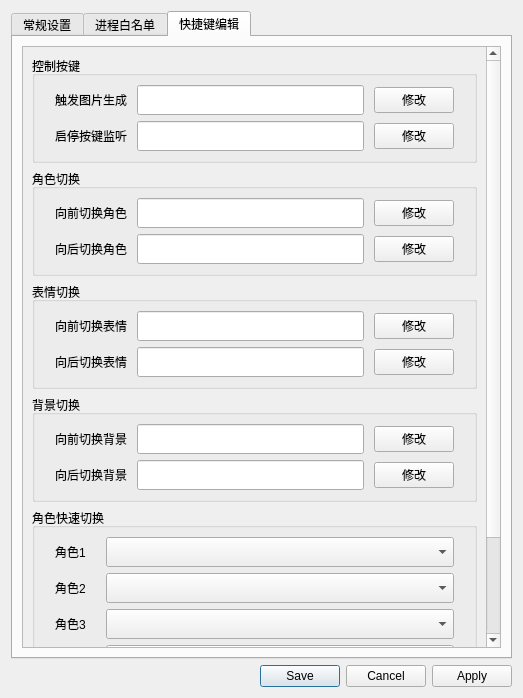
<?xml version="1.0" encoding="UTF-8"?>
<ui version="4.0">
 <class>SettingWindow</class>
 <widget class="QWidget" name="SettingWindow">
  <property name="geometry">
   <rect>
    <x>0</x>
    <y>0</y>
    <width>523</width>
    <height>698</height>
   </rect>
  </property>
  <property name="minimumSize">
   <size>
    <width>0</width>
    <height>150</height>
   </size>
  </property>
  <property name="windowTitle">
   <string>设置</string>
  </property>
  <layout class="QVBoxLayout" name="verticalLayout">
   <item>
    <widget class="QTabWidget" name="tabWidget">
     <property name="currentIndex">
      <number>2</number>
     </property>
     <property name="documentMode">
      <bool>false</bool>
     </property>
     <widget class="QWidget" name="tab">
      <attribute name="title">
       <string>常规设置</string>
      </attribute>
      <layout class="QVBoxLayout" name="verticalLayout_3">
       <item>
        <widget class="QScrollArea" name="scrollArea">
         <property name="widgetResizable">
          <bool>true</bool>
         </property>
         <property name="alignment">
          <set>Qt::AlignmentFlag::AlignLeading|Qt::AlignmentFlag::AlignLeft|Qt::AlignmentFlag::AlignTop</set>
         </property>
         <widget class="QWidget" name="scrollAreaWidgetContents">
          <property name="geometry">
           <rect>
            <x>0</x>
            <y>0</y>
            <width>479</width>
            <height>601</height>
           </rect>
          </property>
          <layout class="QVBoxLayout" name="verticalLayout_4">
           <item>
            <widget class="QGroupBox" name="groupBox_pasteCfg">
             <property name="sizePolicy">
              <sizepolicy hsizetype="Preferred" vsizetype="Fixed">
               <horstretch>0</horstretch>
               <verstretch>0</verstretch>
              </sizepolicy>
             </property>
             <property name="minimumSize">
              <size>
               <width>0</width>
               <height>160</height>
              </size>
             </property>
             <property name="title">
              <string>剪切设置</string>
             </property>
             <layout class="QVBoxLayout" name="verticalLayout_2">
              <property name="leftMargin">
               <number>20</number>
              </property>
              <property name="rightMargin">
               <number>20</number>
              </property>
              <property name="bottomMargin">
               <number>15</number>
              </property>
              <item>
               <widget class="QWidget" name="widget" native="true">
                <layout class="QHBoxLayout" name="horizontalLayout">
                 <property name="leftMargin">
                  <number>0</number>
                 </property>
                 <item>
                  <widget class="QLabel" name="label_pasteModeSelect">
                   <property name="sizePolicy">
                    <sizepolicy hsizetype="Fixed" vsizetype="Fixed">
                     <horstretch>0</horstretch>
                     <verstretch>0</verstretch>
                    </sizepolicy>
                   </property>
                   <property name="minimumSize">
                    <size>
                     <width>80</width>
                     <height>30</height>
                    </size>
                   </property>
                   <property name="text">
                    <string>剪切模式</string>
                   </property>
                  </widget>
                 </item>
                 <item>
                  <widget class="QComboBox" name="comboBox_pasteModeSelect">
                   <property name="minimumSize">
                    <size>
                     <width>0</width>
                     <height>30</height>
                    </size>
                   </property>
                  </widget>
                 </item>
                </layout>
               </widget>
              </item>
              <item>
               <widget class="QLabel" name="label_info1">
                <property name="sizePolicy">
                 <sizepolicy hsizetype="Fixed" vsizetype="Preferred">
                  <horstretch>0</horstretch>
                  <verstretch>0</verstretch>
                 </sizepolicy>
                </property>
                <property name="minimumSize">
                 <size>
                  <width>80</width>
                  <height>0</height>
                 </size>
                </property>
                <property name="text">
                 <string>全选剪切：   使用Ctrl+A以及Ctrl+X剪切走所有内容</string>
                </property>
               </widget>
              </item>
              <item>
               <widget class="QLabel" name="label_info2">
                <property name="sizePolicy">
                 <sizepolicy hsizetype="Fixed" vsizetype="Preferred">
                  <horstretch>0</horstretch>
                  <verstretch>0</verstretch>
                 </sizepolicy>
                </property>
                <property name="minimumSize">
                 <size>
                  <width>80</width>
                  <height>0</height>
                 </size>
                </property>
                <property name="text">
                 <string>单行剪切：   使用End以及Shift+Home选中并剪切走当前行</string>
                </property>
               </widget>
              </item>
              <item>
               <widget class="QLabel" name="label_info3">
                <property name="sizePolicy">
                 <sizepolicy hsizetype="Fixed" vsizetype="Preferred">
                  <horstretch>0</horstretch>
                  <verstretch>0</verstretch>
                 </sizepolicy>
                </property>
                <property name="minimumSize">
                 <size>
                  <width>80</width>
                  <height>0</height>
                 </size>
                </property>
                <property name="text">
                 <string>直接剪切：   剪切走当前手动选择的内容</string>
                </property>
               </widget>
              </item>
             </layout>
            </widget>
           </item>
           <item>
            <widget class="QGroupBox" name="groupBox_EmoMatch">
             <property name="sizePolicy">
              <sizepolicy hsizetype="Preferred" vsizetype="Fixed">
               <horstretch>0</horstretch>
               <verstretch>0</verstretch>
              </sizepolicy>
             </property>
             <property name="minimumSize">
              <size>
               <width>0</width>
               <height>250</height>
              </size>
             </property>
             <property name="title">
              <string>情感匹配</string>
             </property>
             <layout class="QFormLayout" name="formLayout_2">
              <property name="horizontalSpacing">
               <number>13</number>
              </property>
              <property name="leftMargin">
               <number>20</number>
              </property>
              <property name="rightMargin">
               <number>20</number>
              </property>
              <property name="bottomMargin">
               <number>0</number>
              </property>
              <item row="7" column="0">
               <widget class="QLabel" name="label_apiKey">
                <property name="text">
                 <string>API Key</string>
                </property>
               </widget>
              </item>
              <item row="7" column="1">
               <widget class="QLineEdit" name="lineEdit_apiKey">
                <property name="minimumSize">
                 <size>
                  <width>0</width>
                  <height>30</height>
                 </size>
                </property>
               </widget>
              </item>
              <item row="8" column="0">
               <widget class="QLabel" name="label_modelName">
                <property name="text">
                 <string>模型名称</string>
                </property>
               </widget>
              </item>
              <item row="8" column="1">
               <widget class="QLineEdit" name="lineEdit_modelName">
                <property name="minimumSize">
                 <size>
                  <width>0</width>
                  <height>30</height>
                 </size>
                </property>
               </widget>
              </item>
              <item row="6" column="0">
               <widget class="QLabel" name="label_apiUrl">
                <property name="text">
                 <string>API地址</string>
                </property>
               </widget>
              </item>
              <item row="6" column="1">
               <widget class="QLineEdit" name="lineEdit_apiUrl">
                <property name="minimumSize">
                 <size>
                  <width>0</width>
                  <height>30</height>
                 </size>
                </property>
               </widget>
              </item>
              <item row="3" column="0">
               <widget class="QLabel" name="label_modelSelect">
                <property name="text">
                 <string>模型选择</string>
                </property>
               </widget>
              </item>
              <item row="3" column="1">
               <widget class="QWidget" name="widget_2" native="true">
                <layout class="QHBoxLayout" name="horizontalLayout_2">
                 <property name="leftMargin">
                  <number>0</number>
                 </property>
                 <property name="topMargin">
                  <number>0</number>
                 </property>
                 <property name="rightMargin">
                  <number>0</number>
                 </property>
                 <property name="bottomMargin">
                  <number>0</number>
                 </property>
                 <item>
                  <widget class="QComboBox" name="comboBox_ModelSelect"/>
                 </item>
                 <item>
                  <widget class="QPushButton" name="pushButton_testConn">
                   <property name="sizePolicy">
                    <sizepolicy hsizetype="Fixed" vsizetype="Fixed">
                     <horstretch>0</horstretch>
                     <verstretch>0</verstretch>
                    </sizepolicy>
                   </property>
                   <property name="minimumSize">
                    <size>
                     <width>0</width>
                     <height>30</height>
                    </size>
                   </property>
                   <property name="text">
                    <string>测试连接</string>
                   </property>
                  </widget>
                 </item>
                </layout>
               </widget>
              </item>
             </layout>
            </widget>
           </item>
           <item>
            <widget class="QGroupBox" name="groupBox_ImgCompression">
             <property name="sizePolicy">
              <sizepolicy hsizetype="Preferred" vsizetype="Fixed">
               <horstretch>0</horstretch>
               <verstretch>0</verstretch>
              </sizepolicy>
             </property>
             <property name="minimumSize">
              <size>
               <width>0</width>
               <height>125</height>
              </size>
             </property>
             <property name="title">
              <string>图片压缩</string>
             </property>
             <layout class="QVBoxLayout" name="verticalLayout_5">
              <property name="leftMargin">
               <number>20</number>
              </property>
              <property name="topMargin">
               <number>20</number>
              </property>
              <property name="rightMargin">
               <number>20</number>
              </property>
              <item>
               <widget class="QCheckBox" name="checkBox_enableImgCompression">
                <property name="text">
                 <string>启用图像压缩</string>
                </property>
               </widget>
              </item>
              <item>
               <widget class="QWidget" name="widget_3" native="true">
                <layout class="QHBoxLayout" name="horizontalLayout_3">
                 <property name="spacing">
                  <number>10</number>
                 </property>
                 <item>
                  <widget class="QLabel" name="label_pixelReductionProps">
                   <property name="sizePolicy">
                    <sizepolicy hsizetype="Fixed" vsizetype="Preferred">
                     <horstretch>0</horstretch>
                     <verstretch>0</verstretch>
                    </sizepolicy>
                   </property>
                   <property name="minimumSize">
                    <size>
                     <width>100</width>
                     <height>0</height>
                    </size>
                   </property>
                   <property name="text">
                    <string>像素削减比例</string>
                   </property>
                  </widget>
                 </item>
                 <item>
                  <widget class="QSlider" name="horizontalSlider_ReductionRatio">
                   <property name="maximum">
                    <number>90</number>
                   </property>
                   <property name="value">
                    <number>40</number>
                   </property>
                   <property name="orientation">
                    <enum>Qt::Orientation::Horizontal</enum>
                   </property>
                  </widget>
                 </item>
                 <item>
                  <widget class="QLabel" name="label_ReductRate">
                   <property name="sizePolicy">
                    <sizepolicy hsizetype="Fixed" vsizetype="Preferred">
                     <horstretch>0</horstretch>
                     <verstretch>0</verstretch>
                    </sizepolicy>
                   </property>
                   <property name="minimumSize">
                    <size>
                     <width>20</width>
                     <height>0</height>
                    </size>
                   </property>
                   <property name="text">
                    <string>40%</string>
                   </property>
                  </widget>
                 </item>
                </layout>
               </widget>
              </item>
             </layout>
            </widget>
           </item>
           <item>
            <spacer name="verticalSpacer_2">
             <property name="orientation">
              <enum>Qt::Orientation::Vertical</enum>
             </property>
             <property name="sizeHint" stdset="0">
              <size>
               <width>20</width>
               <height>40</height>
              </size>
             </property>
            </spacer>
           </item>
          </layout>
         </widget>
        </widget>
       </item>
      </layout>
     </widget>
     <widget class="QWidget" name="tab_2">
      <attribute name="title">
       <string>进程白名单</string>
      </attribute>
      <layout class="QVBoxLayout" name="verticalLayout_6">
       <item>
        <widget class="QLabel" name="label_info">
         <property name="text">
          <string>每行一个进程名</string>
         </property>
         <property name="indent">
          <number>10</number>
         </property>
        </widget>
       </item>
       <item>
        <widget class="QTextEdit" name="textEdit_processList">
         <property name="frameShape">
          <enum>QFrame::Shape::WinPanel</enum>
         </property>
        </widget>
       </item>
      </layout>
     </widget>
     <widget class="QWidget" name="tab_3">
      <attribute name="title">
       <string>快捷键编辑</string>
      </attribute>
      <layout class="QVBoxLayout" name="verticalLayout_7">
       <item>
        <widget class="QScrollArea" name="scrollArea_2">
         <property name="widgetResizable">
          <bool>true</bool>
         </property>
         <widget class="QWidget" name="scrollAreaWidgetContents_2">
          <property name="geometry">
           <rect>
            <x>0</x>
            <y>0</y>
            <width>467</width>
            <height>702</height>
           </rect>
          </property>
          <layout class="QVBoxLayout" name="verticalLayout_8">
           <item>
            <widget class="QGroupBox" name="groupBox_ctrlKeys">
             <property name="title">
              <string>控制按键</string>
             </property>
             <layout class="QGridLayout" name="gridLayout">
              <property name="leftMargin">
               <number>20</number>
              </property>
              <property name="rightMargin">
               <number>20</number>
              </property>
              <property name="horizontalSpacing">
               <number>10</number>
              </property>
              <item row="0" column="0">
               <widget class="QLabel" name="label_geneTrigger">
                <property name="text">
                 <string>触发图片生成</string>
                </property>
               </widget>
              </item>
              <item row="0" column="1">
               <widget class="QLineEdit" name="lineEdit_generateImgKey">
                <property name="minimumSize">
                 <size>
                  <width>0</width>
                  <height>30</height>
                 </size>
                </property>
               </widget>
              </item>
              <item row="0" column="2">
               <widget class="QPushButton" name="pushButton_modifiy1">
                <property name="text">
                 <string>修改</string>
                </property>
               </widget>
              </item>
              <item row="1" column="0">
               <widget class="QLabel" name="label_listenCtrl">
                <property name="text">
                 <string>启停按键监听</string>
                </property>
               </widget>
              </item>
              <item row="1" column="1">
               <widget class="QLineEdit" name="lineEdit_listenerCtrlKey">
                <property name="minimumSize">
                 <size>
                  <width>0</width>
                  <height>30</height>
                 </size>
                </property>
               </widget>
              </item>
              <item row="1" column="2">
               <widget class="QPushButton" name="pushButton_modify2">
                <property name="text">
                 <string>修改</string>
                </property>
               </widget>
              </item>
             </layout>
            </widget>
           </item>
           <item>
            <widget class="QGroupBox" name="groupBox_charaSwitch">
             <property name="title">
              <string>角色切换</string>
             </property>
             <layout class="QGridLayout" name="gridLayout_2">
              <property name="leftMargin">
               <number>20</number>
              </property>
              <property name="rightMargin">
               <number>20</number>
              </property>
              <property name="horizontalSpacing">
               <number>10</number>
              </property>
              <item row="0" column="0">
               <widget class="QLabel" name="label_previChara">
                <property name="text">
                 <string>向前切换角色</string>
                </property>
               </widget>
              </item>
              <item row="0" column="1">
               <widget class="QLineEdit" name="lineEdit_previCharaKey">
                <property name="minimumSize">
                 <size>
                  <width>0</width>
                  <height>30</height>
                 </size>
                </property>
               </widget>
              </item>
              <item row="0" column="2">
               <widget class="QPushButton" name="pushButton_modify3">
                <property name="text">
                 <string>修改</string>
                </property>
               </widget>
              </item>
              <item row="1" column="0">
               <widget class="QLabel" name="label_nextChara">
                <property name="text">
                 <string>向后切换角色</string>
                </property>
               </widget>
              </item>
              <item row="1" column="1">
               <widget class="QLineEdit" name="lineEdit_nextCharaKey">
                <property name="minimumSize">
                 <size>
                  <width>0</width>
                  <height>30</height>
                 </size>
                </property>
               </widget>
              </item>
              <item row="1" column="2">
               <widget class="QPushButton" name="pushButton_modify4">
                <property name="text">
                 <string>修改</string>
                </property>
               </widget>
              </item>
             </layout>
            </widget>
           </item>
           <item>
            <widget class="QGroupBox" name="groupBox_emoSwitch">
             <property name="title">
              <string>表情切换</string>
             </property>
             <layout class="QGridLayout" name="gridLayout_3">
              <property name="leftMargin">
               <number>20</number>
              </property>
              <property name="rightMargin">
               <number>20</number>
              </property>
              <property name="horizontalSpacing">
               <number>10</number>
              </property>
              <item row="0" column="0">
               <widget class="QLabel" name="label_previEmo">
                <property name="text">
                 <string>向前切换表情</string>
                </property>
               </widget>
              </item>
              <item row="0" column="1">
               <widget class="QLineEdit" name="lineEdit_previEmoKey">
                <property name="minimumSize">
                 <size>
                  <width>0</width>
                  <height>30</height>
                 </size>
                </property>
               </widget>
              </item>
              <item row="0" column="2">
               <widget class="QPushButton" name="pushButton_modify5">
                <property name="text">
                 <string>修改</string>
                </property>
               </widget>
              </item>
              <item row="1" column="0">
               <widget class="QLabel" name="label_nextEmo">
                <property name="text">
                 <string>向后切换表情</string>
                </property>
               </widget>
              </item>
              <item row="1" column="1">
               <widget class="QLineEdit" name="lineEdit_nextEmoKey">
                <property name="minimumSize">
                 <size>
                  <width>0</width>
                  <height>30</height>
                 </size>
                </property>
               </widget>
              </item>
              <item row="1" column="2">
               <widget class="QPushButton" name="pushButton_modify6">
                <property name="text">
                 <string>修改</string>
                </property>
               </widget>
              </item>
             </layout>
            </widget>
           </item>
           <item>
            <widget class="QGroupBox" name="groupBox_bgSwitch">
             <property name="title">
              <string>背景切换</string>
             </property>
             <layout class="QGridLayout" name="gridLayout_4">
              <property name="leftMargin">
               <number>20</number>
              </property>
              <property name="rightMargin">
               <number>20</number>
              </property>
              <property name="horizontalSpacing">
               <number>10</number>
              </property>
              <item row="0" column="1">
               <widget class="QLineEdit" name="lineEdit_previBgKey">
                <property name="minimumSize">
                 <size>
                  <width>0</width>
                  <height>30</height>
                 </size>
                </property>
               </widget>
              </item>
              <item row="1" column="1">
               <widget class="QLineEdit" name="lineEdit_nextBgKey">
                <property name="minimumSize">
                 <size>
                  <width>0</width>
                  <height>30</height>
                 </size>
                </property>
               </widget>
              </item>
              <item row="0" column="0">
               <widget class="QLabel" name="label_previBg">
                <property name="text">
                 <string>向前切换背景</string>
                </property>
               </widget>
              </item>
              <item row="1" column="2">
               <widget class="QPushButton" name="pushButton_modify8">
                <property name="text">
                 <string>修改</string>
                </property>
               </widget>
              </item>
              <item row="0" column="2">
               <widget class="QPushButton" name="pushButton_modify7">
                <property name="text">
                 <string>修改</string>
                </property>
               </widget>
              </item>
              <item row="1" column="0">
               <widget class="QLabel" name="label_nextBg">
                <property name="text">
                 <string>向后切换背景</string>
                </property>
               </widget>
              </item>
             </layout>
            </widget>
           </item>
           <item>
            <widget class="QGroupBox" name="groupBox_quickChara">
             <property name="title">
              <string>角色快速切换</string>
             </property>
             <layout class="QFormLayout" name="formLayout">
              <property name="horizontalSpacing">
               <number>20</number>
              </property>
              <property name="leftMargin">
               <number>20</number>
              </property>
              <property name="rightMargin">
               <number>20</number>
              </property>
              <item row="0" column="0">
               <widget class="QLabel" name="label_chara1">
                <property name="text">
                 <string>角色1</string>
                </property>
               </widget>
              </item>
              <item row="0" column="1">
               <widget class="QComboBox" name="comboBox_Chara1">
                <property name="minimumSize">
                 <size>
                  <width>0</width>
                  <height>30</height>
                 </size>
                </property>
               </widget>
              </item>
              <item row="1" column="0">
               <widget class="QLabel" name="label_chara2">
                <property name="text">
                 <string>角色2</string>
                </property>
               </widget>
              </item>
              <item row="1" column="1">
               <widget class="QComboBox" name="comboBox_Chara2">
                <property name="minimumSize">
                 <size>
                  <width>0</width>
                  <height>30</height>
                 </size>
                </property>
               </widget>
              </item>
              <item row="2" column="0">
               <widget class="QLabel" name="label_chara3">
                <property name="text">
                 <string>角色3</string>
                </property>
               </widget>
              </item>
              <item row="5" column="0">
               <widget class="QLabel" name="label_chara6">
                <property name="text">
                 <string>角色6</string>
                </property>
               </widget>
              </item>
              <item row="4" column="0">
               <widget class="QLabel" name="label_chara5">
                <property name="text">
                 <string>角色5</string>
                </property>
               </widget>
              </item>
              <item row="3" column="0">
               <widget class="QLabel" name="label_chara4">
                <property name="text">
                 <string>角色4</string>
                </property>
               </widget>
              </item>
              <item row="2" column="1">
               <widget class="QComboBox" name="comboBox_Chara3">
                <property name="minimumSize">
                 <size>
                  <width>0</width>
                  <height>30</height>
                 </size>
                </property>
               </widget>
              </item>
              <item row="3" column="1">
               <widget class="QComboBox" name="comboBox_Chara4">
                <property name="minimumSize">
                 <size>
                  <width>0</width>
                  <height>30</height>
                 </size>
                </property>
               </widget>
              </item>
              <item row="4" column="1">
               <widget class="QComboBox" name="comboBox_Chara5">
                <property name="minimumSize">
                 <size>
                  <width>0</width>
                  <height>30</height>
                 </size>
                </property>
               </widget>
              </item>
              <item row="5" column="1">
               <widget class="QComboBox" name="comboBox_Chara6">
                <property name="minimumSize">
                 <size>
                  <width>0</width>
                  <height>30</height>
                 </size>
                </property>
               </widget>
              </item>
             </layout>
            </widget>
           </item>
           <item>
            <spacer name="verticalSpacer">
             <property name="orientation">
              <enum>Qt::Orientation::Vertical</enum>
             </property>
             <property name="sizeHint" stdset="0">
              <size>
               <width>20</width>
               <height>40</height>
              </size>
             </property>
            </spacer>
           </item>
          </layout>
         </widget>
        </widget>
       </item>
      </layout>
     </widget>
    </widget>
   </item>
   <item>
    <widget class="QDialogButtonBox" name="buttonBox">
     <property name="standardButtons">
      <set>QDialogButtonBox::StandardButton::Apply|QDialogButtonBox::StandardButton::Cancel|QDialogButtonBox::StandardButton::Save</set>
     </property>
    </widget>
   </item>
  </layout>
 </widget>
 <resources/>
 <connections/>
</ui>
